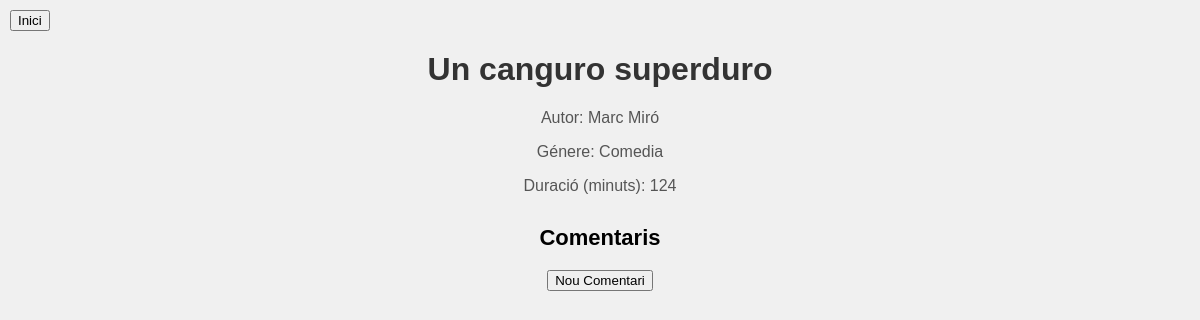
The app's page /film/6/ with its own data.
### films/models.py (models this page shows, shortened)
class Film(models.Model):
    title = models.CharField(max_length=100)
    author = models.CharField(max_length=100)
    genre = models.CharField(max_length=100, blank=True, null=True)
    duration = models.IntegerField()

### films/views.py (the view)
# urls.py: path('film/<int:pk>/', book_detail, name='book_detail'),
def book_detail(request, pk):
    book = get_object_or_404(Film, pk=pk)
    return render(request, 'detail_film.html', {'book': book})

### templates/detail_film.html (shortened to what this page needs)
{% load static %}
    <link rel="stylesheet" type="text/css" href="{% static 'detail_film.css' %}">
<a href="{% url 'book_list' %}"><button>Inici</button></a>
<h1>{{ book.title }}</h1>
<p>Autor: {{ book.author }}</p>
<p>Génere: {{ book.genre }}</p>
<p>Duració (minuts): {{ book.duration }}</p>
<h2>Comentaris</h2>
<div class="button-container">
    <a href="{% url 'review_create' pk=book.pk %}">
        <button>Nou Comentari</button>
    </a>
</div>

### static/detail_film.css (style rules this page uses)
h1 { text-align: center; margin-top: 20px; color: #333; }
p { text-align: center; color: #555; }
h2 { text-align: center; margin-top: 30px; font-size: 22px; }
.button-container { display: flex; justify-content: center; }

### records on screen
Film: title "Un canguro superduro", author "Marc Miró", genre "Comedia", duration "124"
